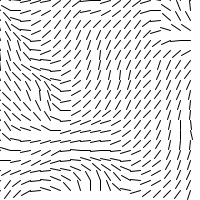
Frame 1 (no input)
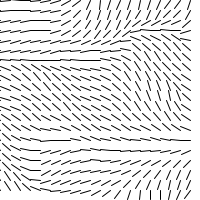
Frame 60 (the mouse pressed at the canvas centre just before this capture)
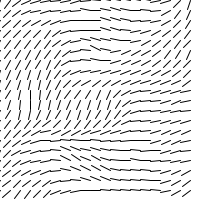
Frame 120 (the mouse held since frame 60 and released just before this capture)

The Processing sketch that drew these frames (run headless with seeded random() and noise(); from frame 60 on, the mouse is pressed at the canvas centre):

// Processing sketch: PerlinNoiseFlowField
// ── PerlinNoiseFlowField.pde
float inc = 0.1;
float scl = 10;
int cols, rows;
float zoff = 0;

void setup()
{
  size(200, 200);
  cols = floor(width / scl);
  rows = floor(height / scl);
}

void draw()
{
  background(255);
  float yoff = 0;
  for(int y = 0; y < rows; y++) {
    float xoff = 0;
    for(int x = 0; x < cols; x++) {
      float angle = noise(xoff, yoff, zoff) * TWO_PI;
      PVector v = PVector.fromAngle(angle);
      xoff += inc;
      stroke(0);
      pushMatrix();
      translate(x * scl, y * scl);
      rotate(v.heading());
      line(0, 0, scl, 0);
      popMatrix();
    }
    yoff += inc;
    zoff += 0.001;
  }
}
// ── Particle.pde
class Particle {
  PVector pos = new PVector(random(width - 1), random(height - 1)); // position
  PVector vel = new PVector(0, 0); // velocity
  PVector acc = new PVector(0, 0); // acceleration
  PVector prevPos = pos.copy(); // previous position
  float maxSpeed = 2;
  
  void update() {
    // keep current position
    prevPos.x = pos.x; 
    prevPos.y = pos.y; 
    
    // apply acceleration and velocitiy
    vel.add(acc); 
    vel.limit(maxSpeed); // limit velocity
    pos.add(vel); 
    
    // handle window edges
    if(pos.x >= width) pos.x = prevPos.x = 0;
    if(pos.x < 0) pos.x = prevPos.x = width - 1;
    if(pos.y >= height) pos.y = prevPos.y = 0;
    if(pos.y < 0) pos.y = prevPos.y = height - 1;
    
    // reset acceleration
    acc.mult(0); 
  }
  
  void applyForce(PVector force) {
    acc.add(force);
  }
  
  void show() {
    stroke(0, 50);
    strokeWeight(1);
    line(pos.x, pos.y, prevPos.x, prevPos.y);
  }
  
  void follow(PVector[] flowField) {
    // get the index in the flow field
    int x = floor(pos.x / scl);
    int y = floor(pos.y / scl);
    int index = x + y * cols;
    
    // get the force and apply it
    PVector force = flowField[index];
    applyForce(force);
  }
}
